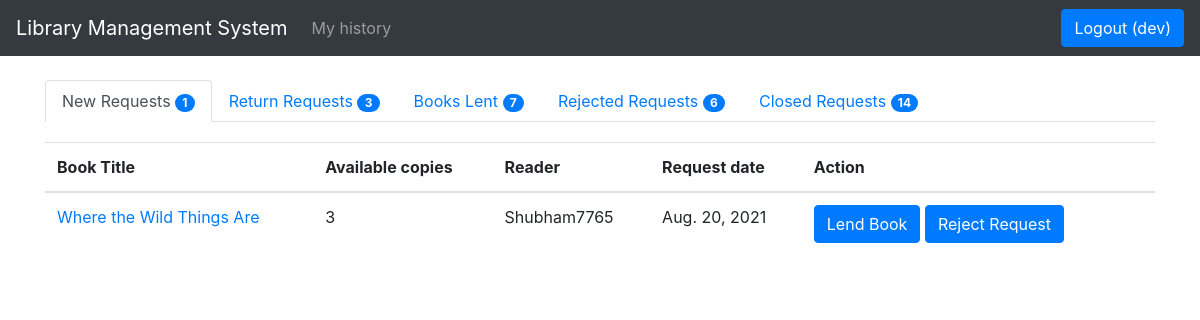
/library/books/manage_requests (signed in), run on the app's committed database.
### library/models.py (models this page shows, shortened)
class BookLendDetail(models.Model):
    book_status = (('p', 'pending'), ('l', 'lent'), ('r', 'returned'), ('c', 'closed'), ('n', 'rejected'))
    book = models.ForeignKey(Book, on_delete=models.SET_NULL, null=True)
    reader = models.ForeignKey(User, on_delete=models.SET_NULL, null=True, blank=True)
    request_date = models.DateField(null=True, blank=True)
    lent_date = models.DateField(null=True, blank=True)
    return_date = models.DateField(null=True, blank=True)
    close_date = models.DateField(null=True, blank=True)
    charge = models.IntegerField()
    status = models.CharField(max_length=1, choices = book_status, blank = True, default = 'p')

class Book(models.Model):
    numeric = RegexValidator(r'^[0-9]*$', 'Only  numeric characters are allowed.')
    book_status = (('a', 'available'), ('l', 'lent'))
    title = models.CharField(max_length=250)
    isbn = models.CharField('ISBN', max_length=13, help_text='13 Character ISBN number', validators=[numeric])
    description = models.TextField(max_length=500)
    price = models.IntegerField()
    total_quantity = models.IntegerField()
    quantity = models.IntegerField(default=1)
    status = models.CharField(max_length=1, choices = book_status, blank = True, default = 'a')
    author = models.ManyToManyField(Author)
    category = models.ManyToManyField(Category)
    def get_absolute_url(self):
        return reverse('book_detail', args=[str(self.id)])
    def display_category(self):
        return ', '.join(category.name for category in self.category.all()[:3])
    display_category.short_description = "Category"
    def display_author(self):
        return ', '.join(author.firstname for author in self.author.all()[:3])
    display_author.short_description = "Author"

### library/views.py (the view)
# urls.py: path('books/manage_requests', views.manage_requests, name='manage_requests'),
@login_required
def manage_requests(request):
    lend_request_data = BookLendDetail.objects.filter(status = 'p').order_by("-request_date")
    context = manage_requests_count()
    paginator = Paginator(lend_request_data, 10)
    page = request.GET.get('page')
    try:
        lend_request_data = paginator.page(page)
    except PageNotAnInteger:
        lend_request_data = paginator.page(1)
    except EmptyPage:
        lend_request_data = paginator.page(paginator.num_pages)
    return render(request, 'manage_requests.html', {'lend_request' : lend_request_data, 'context': context})

### library/views.py (called while the page is built)
def manage_requests_count():
    p = BookLendDetail.objects.filter(status = 'p').order_by("-request_date")
    r = BookLendDetail.objects.filter(status = 'r').order_by("-return_date")
    l = BookLendDetail.objects.filter(status = 'l').order_by("-lent_date")
    c = BookLendDetail.objects.filter(status = 'c').order_by("-close_date")
    n = BookLendDetail.objects.filter(status = 'n').order_by("-close_date")
    context = {
        'p' : p.count,
        'r' : r.count,
        'l' : l.count,
        'c' : c.count,
        'n' : n.count
    }
    return context

### library/templates/manage_requests.html (shortened to what this page needs)
{% extends "base.html" %} {% block content %}
<ul class="nav nav-tabs">
  <li class="nav-item">
    <a class="nav-link active" href="{% url 'manage_requests' %}">New Requests <span id="lcount" class="badge badge-primary badge-pill">{{ context.p  }}</span></a>
  </li>
  <li class="nav-item">
    <a class="nav-link" href="{% url 'manage_requests_return' %}">Return Requests <span id="rcount" class="badge badge-primary badge-pill">{{ context.r }}</span></a>
  </li>
  <li class="nav-item">
    <a class="nav-link" href="{% url 'manage_requests_lent' %}">Books Lent <span id="" class="badge badge-primary badge-pill">{{ context.l }}</span></a>
  </li>
  <li class="nav-item">
    <a class="nav-link" href="{% url 'manage_requests_rejected' %}">Rejected Requests <span id="" class="badge badge-primary badge-pill">{{ context.n }}</span></a>
  </li>
  <li class="nav-item">
      <a class="nav-link" href="{% url 'manage_requests_close' %}">Closed Requests <span id="" class="badge badge-primary badge-pill">{{ context.c }}</span></a>
  </li>
</ul>
<table class="table req-table">
  <thead>
    {% if context.p > 0 %}
    <tr class="t_body1">
      <th scope="col">Book Title</th>
      <th scope="col">Available copies</th>
      <th scope="col">Reader</th>
      <th scope="col">Request date</th>
      <th scope="col">Action</th>
      <th></th>
    </tr>
    {% endif %}
  </thead>
  <tbody class="t_body1">
    {% for req in lend_request %}
    <tr id="{{ req.id }}">
      <td>
        <a href="{{ req.book.get_absolute_url  }}">{{ req.book.title }}</a>
      </td>
      <td>{{ req.book.quantity }}</td>
      <td>{{ req.reader.username }}</td>
      <td>{{ req.request_date }}</td>
      <td>
        {% if req.book.quantity > 0 %}
        <button type="button" name="" class="btn btn-primary" value="{{req.id}}" onclick="lend_book(this);">Lend Book</button>
        {% endif %}
        <button type="button" name="" class="btn btn-primary" value="{{req.id}}" onclick="reject_request(this);">Reject Request</button>
      </td>
      <td></td>
    </tr>
    {% endfor %}
  </tbody>
</table>
{% endblock %}

### library/templates/base.html (shortened to what this page needs)
<!DOCTYPE html>
{% load static %}
<html lang="en">
<head>
  <link rel="stylesheet" href="https://stackpath.bootstrapcdn.com/bootstrap/4.1.3/css/bootstrap.min.css"
>
  <link rel="stylesheet" href="{% static 'css/styles.css' %}">
</head>
<body>
  <header>
    {% block header %}
    <nav class="navbar navbar-expand-lg navbar-dark bg-dark fixed-top">
      <a class="navbar-brand" href="{% url 'index' %}">Library Management System</a>
      <div class="collapse navbar-collapse" id="navbarsExampleDefault">
        <ul class="navbar-nav mr-auto">
          {% if user.is_authenticated %} {% if user.groups.all.0.name == 'Readers' %}
          <li class="nav-item">
            <a class="nav-link" href="{% url 'request_history' %}">My history</a>
          </li>
          {% endif %} {% endif %}
        </ul>
        <form class="form-inline my-2 my-lg-0">
          {% if user.is_authenticated %}
          <a class="btn btn-primary" href="{% url 'logout' %}">Logout ({{ user.get_username }})</a>
          {% else %}
          <a class="btn btn-primary" href="{% url 'login' %}">Login</a>
          {% endif %}
        </form>
      </div>
    </nav>
    {% endblock %}
  </header>
  <main role="main" class="container">
    {% block content %} {% endblock %}
  </main>
</body>
</html>

### library/static/css/styles.css (style rules this page uses)
html { position: relative; min-height: 100%; }
body>.container { padding: 80px 15px 0; }
.req-table { margin-top: 20px; }

### data on the page
BookLendDetail: book "Where the Wild Things Are", book.quantity "3", reader.username "Shubham7765", request_date "Aug. 20, 2021", {{ req.id }} 133 (drawn)

### other printed values
{{ user.get_username }} "dev"
{{ context.p }} "1"
{{ context.r }} "3"
{{ context.l }} "7"
{{ context.n }} "6"
{{ context.c }} "14"
